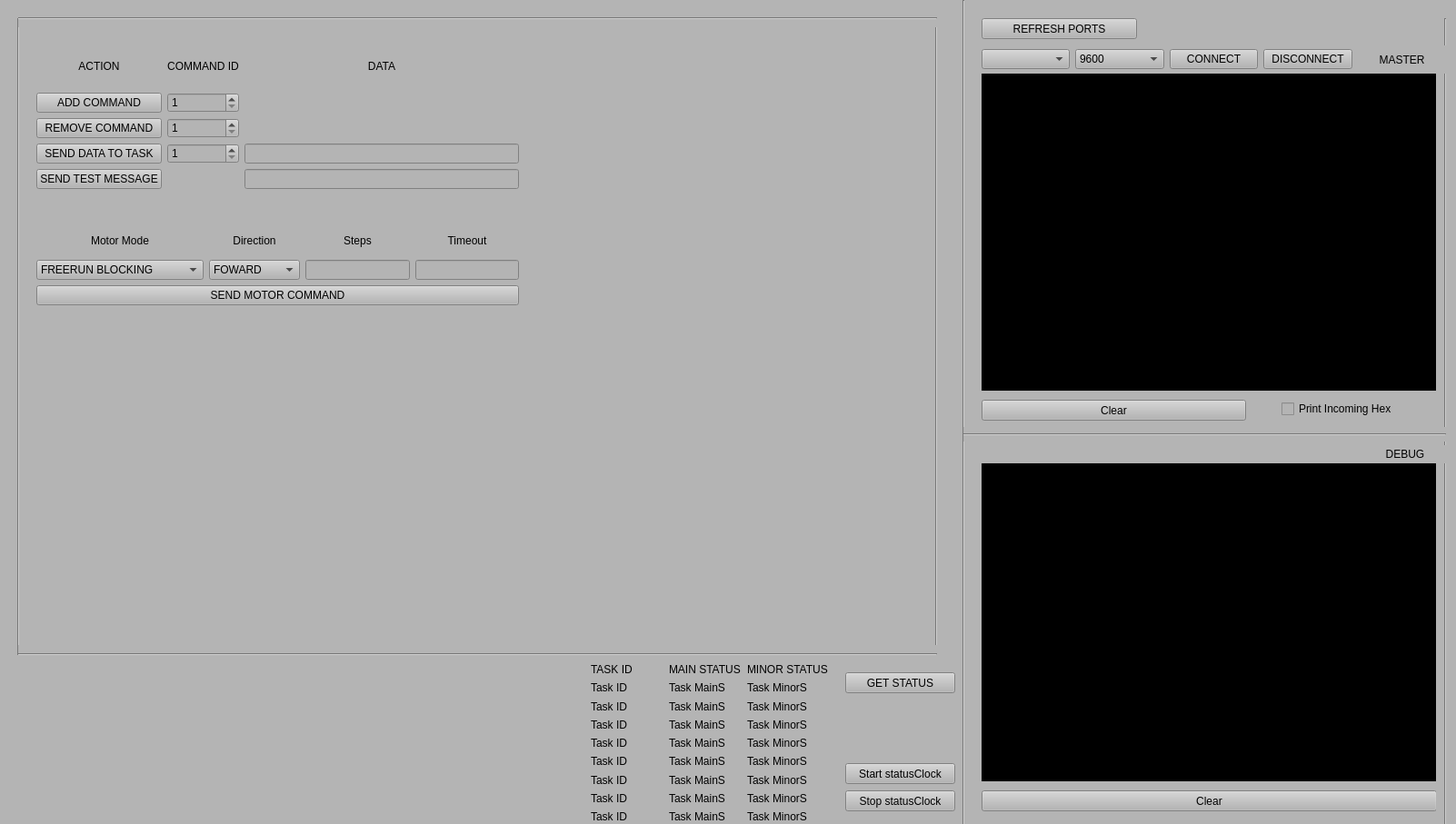
<?xml version="1.0" encoding="UTF-8"?>
<ui version="4.0">
 <class>Form</class>
 <widget class="QWidget" name="Form">
  <property name="geometry">
   <rect>
    <x>0</x>
    <y>0</y>
    <width>1602</width>
    <height>907</height>
   </rect>
  </property>
  <property name="windowTitle">
   <string>Form</string>
  </property>
  <property name="styleSheet">
   <string notr="true">background-color: rgb(180, 180, 180);</string>
  </property>
  <widget class="QTextEdit" name="MainMessages">
   <property name="geometry">
    <rect>
     <x>1080</x>
     <y>80</y>
     <width>500</width>
     <height>350</height>
    </rect>
   </property>
   <property name="styleSheet">
    <string notr="true">background-color: rgb(0, 0, 0);</string>
   </property>
   <property name="readOnly">
    <bool>false</bool>
   </property>
  </widget>
  <widget class="QTextEdit" name="DebugMessages">
   <property name="geometry">
    <rect>
     <x>1080</x>
     <y>510</y>
     <width>500</width>
     <height>350</height>
    </rect>
   </property>
   <property name="styleSheet">
    <string notr="true">background-color: rgb(0, 0, 0);</string>
   </property>
  </widget>
  <widget class="QPushButton" name="PbClearMaster">
   <property name="geometry">
    <rect>
     <x>1080</x>
     <y>440</y>
     <width>291</width>
     <height>23</height>
    </rect>
   </property>
   <property name="styleSheet">
    <string notr="true">font: 75 12pt &quot;MS Shell Dlg 2&quot;;</string>
   </property>
   <property name="text">
    <string>Clear</string>
   </property>
  </widget>
  <widget class="QPushButton" name="PbClearDebug">
   <property name="geometry">
    <rect>
     <x>1080</x>
     <y>870</y>
     <width>501</width>
     <height>23</height>
    </rect>
   </property>
   <property name="styleSheet">
    <string notr="true">font: 75 12pt &quot;MS Shell Dlg 2&quot;;</string>
   </property>
   <property name="text">
    <string>Clear</string>
   </property>
  </widget>
  <widget class="Line" name="line_2">
   <property name="geometry">
    <rect>
     <x>1050</x>
     <y>0</y>
     <width>20</width>
     <height>911</height>
    </rect>
   </property>
   <property name="orientation">
    <enum>Qt::Vertical</enum>
   </property>
  </widget>
  <widget class="Line" name="line_3">
   <property name="geometry">
    <rect>
     <x>1580</x>
     <y>20</y>
     <width>20</width>
     <height>911</height>
    </rect>
   </property>
   <property name="orientation">
    <enum>Qt::Vertical</enum>
   </property>
  </widget>
  <widget class="Line" name="line_4">
   <property name="geometry">
    <rect>
     <x>1020</x>
     <y>20</y>
     <width>21</width>
     <height>701</height>
    </rect>
   </property>
   <property name="orientation">
    <enum>Qt::Vertical</enum>
   </property>
  </widget>
  <widget class="Line" name="line_5">
   <property name="geometry">
    <rect>
     <x>10</x>
     <y>20</y>
     <width>21</width>
     <height>701</height>
    </rect>
   </property>
   <property name="orientation">
    <enum>Qt::Vertical</enum>
   </property>
  </widget>
  <widget class="Line" name="line_6">
   <property name="geometry">
    <rect>
     <x>20</x>
     <y>10</y>
     <width>1011</width>
     <height>20</height>
    </rect>
   </property>
   <property name="orientation">
    <enum>Qt::Horizontal</enum>
   </property>
  </widget>
  <widget class="Line" name="line_7">
   <property name="geometry">
    <rect>
     <x>20</x>
     <y>710</y>
     <width>1011</width>
     <height>20</height>
    </rect>
   </property>
   <property name="orientation">
    <enum>Qt::Horizontal</enum>
   </property>
  </widget>
  <widget class="QStackedWidget" name="Pages">
   <property name="geometry">
    <rect>
     <x>30</x>
     <y>30</y>
     <width>991</width>
     <height>681</height>
    </rect>
   </property>
   <property name="currentIndex">
    <number>0</number>
   </property>
   <widget class="QWidget" name="page">
    <widget class="QWidget" name="gridLayoutWidget">
     <property name="geometry">
      <rect>
       <x>10</x>
       <y>20</y>
       <width>531</width>
       <height>158</height>
      </rect>
     </property>
     <layout class="QGridLayout" name="gridLayout">
      <item row="1" column="1">
       <widget class="QSpinBox" name="SbIdAdd">
        <property name="styleSheet">
         <string notr="true">font: 75 12pt &quot;MS Shell Dlg 2&quot;;</string>
        </property>
        <property name="minimum">
         <number>1</number>
        </property>
        <property name="maximum">
         <number>254</number>
        </property>
       </widget>
      </item>
      <item row="0" column="2">
       <widget class="QLabel" name="label_5">
        <property name="styleSheet">
         <string notr="true">font: 75 12pt &quot;MS Shell Dlg 2&quot;;</string>
        </property>
        <property name="text">
         <string>DATA</string>
        </property>
        <property name="alignment">
         <set>Qt::AlignCenter</set>
        </property>
       </widget>
      </item>
      <item row="0" column="1">
       <widget class="QLabel" name="label_4">
        <property name="styleSheet">
         <string notr="true">font: 75 12pt &quot;MS Shell Dlg 2&quot;;</string>
        </property>
        <property name="text">
         <string>COMMAND ID</string>
        </property>
        <property name="alignment">
         <set>Qt::AlignCenter</set>
        </property>
       </widget>
      </item>
      <item row="0" column="0">
       <widget class="QLabel" name="label_3">
        <property name="styleSheet">
         <string notr="true">font: 75 12pt &quot;MS Shell Dlg 2&quot;;</string>
        </property>
        <property name="text">
         <string>ACTION</string>
        </property>
        <property name="alignment">
         <set>Qt::AlignCenter</set>
        </property>
       </widget>
      </item>
      <item row="4" column="0">
       <widget class="QPushButton" name="PbSendTest">
        <property name="styleSheet">
         <string notr="true">font: 75 12pt &quot;MS Shell Dlg 2&quot;;</string>
        </property>
        <property name="text">
         <string>SEND TEST MESSAGE</string>
        </property>
       </widget>
      </item>
      <item row="2" column="1">
       <widget class="QSpinBox" name="SbIdRemove">
        <property name="styleSheet">
         <string notr="true">font: 75 12pt &quot;MS Shell Dlg 2&quot;;</string>
        </property>
        <property name="minimum">
         <number>1</number>
        </property>
        <property name="maximum">
         <number>254</number>
        </property>
       </widget>
      </item>
      <item row="1" column="0">
       <widget class="QPushButton" name="PbAddCommand">
        <property name="styleSheet">
         <string notr="true">font: 75 12pt &quot;MS Shell Dlg 2&quot;;</string>
        </property>
        <property name="text">
         <string>ADD COMMAND</string>
        </property>
       </widget>
      </item>
      <item row="4" column="2">
       <widget class="QLineEdit" name="LeDataTest">
        <property name="styleSheet">
         <string notr="true">font: 75 12pt &quot;MS Shell Dlg 2&quot;;</string>
        </property>
       </widget>
      </item>
      <item row="2" column="0">
       <widget class="QPushButton" name="PbDeleteCommand">
        <property name="styleSheet">
         <string notr="true">font: 75 12pt &quot;MS Shell Dlg 2&quot;;</string>
        </property>
        <property name="text">
         <string>REMOVE COMMAND</string>
        </property>
       </widget>
      </item>
      <item row="3" column="0">
       <widget class="QPushButton" name="PbSendDataToTask">
        <property name="styleSheet">
         <string notr="true">font: 75 12pt &quot;MS Shell Dlg 2&quot;;</string>
        </property>
        <property name="text">
         <string>SEND DATA TO TASK</string>
        </property>
       </widget>
      </item>
      <item row="3" column="2">
       <widget class="QLineEdit" name="LeDataToTask">
        <property name="styleSheet">
         <string notr="true">font: 75 12pt &quot;MS Shell Dlg 2&quot;;</string>
        </property>
       </widget>
      </item>
      <item row="3" column="1">
       <widget class="QSpinBox" name="SbIdSendData">
        <property name="styleSheet">
         <string notr="true">font: 75 12pt &quot;MS Shell Dlg 2&quot;;</string>
        </property>
        <property name="minimum">
         <number>1</number>
        </property>
        <property name="maximum">
         <number>254</number>
        </property>
       </widget>
      </item>
     </layout>
    </widget>
    <widget class="QWidget" name="gridLayoutWidget_3">
     <property name="geometry">
      <rect>
       <x>10</x>
       <y>219</y>
       <width>531</width>
       <height>87</height>
      </rect>
     </property>
     <layout class="QGridLayout" name="gridLayout_3">
      <item row="1" column="0">
       <widget class="QComboBox" name="CbMotorMode">
        <property name="styleSheet">
         <string notr="true">font: 75 12pt &quot;MS Shell Dlg 2&quot;;</string>
        </property>
        <item>
         <property name="text">
          <string>FREERUN BLOCKING</string>
         </property>
        </item>
        <item>
         <property name="text">
          <string>FREERUN NON BLOCKING</string>
         </property>
        </item>
        <item>
         <property name="text">
          <string>STEP BLOCKING</string>
         </property>
        </item>
        <item>
         <property name="text">
          <string>STEP NONBLOCKING</string>
         </property>
        </item>
       </widget>
      </item>
      <item row="1" column="1">
       <widget class="QComboBox" name="CbMotorDirection">
        <property name="styleSheet">
         <string notr="true">font: 75 12pt &quot;MS Shell Dlg 2&quot;;</string>
        </property>
        <item>
         <property name="text">
          <string>FOWARD</string>
         </property>
        </item>
        <item>
         <property name="text">
          <string>BACKWARD</string>
         </property>
        </item>
       </widget>
      </item>
      <item row="1" column="2">
       <widget class="QLineEdit" name="LeMotorSteps">
        <property name="styleSheet">
         <string notr="true">font: 75 12pt &quot;MS Shell Dlg 2&quot;;</string>
        </property>
       </widget>
      </item>
      <item row="1" column="3">
       <widget class="QLineEdit" name="LeMotorTimeout">
        <property name="styleSheet">
         <string notr="true">font: 75 12pt &quot;MS Shell Dlg 2&quot;;</string>
        </property>
       </widget>
      </item>
      <item row="0" column="1">
       <widget class="QLabel" name="label_10">
        <property name="styleSheet">
         <string notr="true">font: 75 12pt &quot;MS Shell Dlg 2&quot;;</string>
        </property>
        <property name="text">
         <string>Direction</string>
        </property>
        <property name="alignment">
         <set>Qt::AlignCenter</set>
        </property>
       </widget>
      </item>
      <item row="0" column="3">
       <widget class="QLabel" name="label_12">
        <property name="styleSheet">
         <string notr="true">font: 75 12pt &quot;MS Shell Dlg 2&quot;;</string>
        </property>
        <property name="text">
         <string>Timeout</string>
        </property>
        <property name="alignment">
         <set>Qt::AlignCenter</set>
        </property>
       </widget>
      </item>
      <item row="0" column="0">
       <widget class="QLabel" name="label_9">
        <property name="styleSheet">
         <string notr="true">font: 75 12pt &quot;MS Shell Dlg 2&quot;;</string>
        </property>
        <property name="text">
         <string>Motor Mode</string>
        </property>
        <property name="alignment">
         <set>Qt::AlignCenter</set>
        </property>
       </widget>
      </item>
      <item row="0" column="2">
       <widget class="QLabel" name="label_11">
        <property name="styleSheet">
         <string notr="true">font: 75 12pt &quot;MS Shell Dlg 2&quot;;</string>
        </property>
        <property name="text">
         <string>Steps</string>
        </property>
        <property name="alignment">
         <set>Qt::AlignCenter</set>
        </property>
       </widget>
      </item>
      <item row="2" column="0" colspan="4">
       <widget class="QPushButton" name="PbSendMotorCommand">
        <property name="styleSheet">
         <string notr="true">font: 75 12pt &quot;MS Shell Dlg 2&quot;;</string>
        </property>
        <property name="text">
         <string>SEND MOTOR COMMAND</string>
        </property>
       </widget>
      </item>
     </layout>
    </widget>
   </widget>
   <widget class="QWidget" name="page_2"/>
  </widget>
  <widget class="QPushButton" name="PbGetStatus">
   <property name="geometry">
    <rect>
     <x>930</x>
     <y>740</y>
     <width>121</width>
     <height>23</height>
    </rect>
   </property>
   <property name="styleSheet">
    <string notr="true">font: 75 12pt &quot;MS Shell Dlg 2&quot;;</string>
   </property>
   <property name="text">
    <string>GET STATUS</string>
   </property>
  </widget>
  <widget class="QWidget" name="horizontalLayoutWidget_2">
   <property name="geometry">
    <rect>
     <x>1080</x>
     <y>50</y>
     <width>511</width>
     <height>31</height>
    </rect>
   </property>
   <layout class="QHBoxLayout" name="horizontalLayout_2">
    <item>
     <widget class="QComboBox" name="CbComMaster">
      <property name="styleSheet">
       <string notr="true">font: 75 12pt &quot;MS Shell Dlg 2&quot;;</string>
      </property>
     </widget>
    </item>
    <item>
     <widget class="QComboBox" name="CbBaudMaster">
      <property name="styleSheet">
       <string notr="true">font: 75 12pt &quot;MS Shell Dlg 2&quot;;</string>
      </property>
      <item>
       <property name="text">
        <string>9600</string>
       </property>
      </item>
      <item>
       <property name="text">
        <string>115200</string>
       </property>
      </item>
     </widget>
    </item>
    <item>
     <widget class="QPushButton" name="PbConnectMaster">
      <property name="styleSheet">
       <string notr="true">font: 75 12pt &quot;MS Shell Dlg 2&quot;;</string>
      </property>
      <property name="text">
       <string>CONNECT</string>
      </property>
     </widget>
    </item>
    <item>
     <widget class="QPushButton" name="PbDisconnectMaster">
      <property name="styleSheet">
       <string notr="true">font: 75 12pt &quot;MS Shell Dlg 2&quot;;</string>
      </property>
      <property name="text">
       <string>DISCONNECT</string>
      </property>
     </widget>
    </item>
    <item>
     <widget class="QLabel" name="label">
      <property name="styleSheet">
       <string notr="true">font: 75 12pt &quot;MS Shell Dlg 2&quot;;</string>
      </property>
      <property name="text">
       <string>MASTER</string>
      </property>
      <property name="alignment">
       <set>Qt::AlignCenter</set>
      </property>
     </widget>
    </item>
   </layout>
  </widget>
  <widget class="QPushButton" name="PbRefreshPorts">
   <property name="geometry">
    <rect>
     <x>1080</x>
     <y>20</y>
     <width>171</width>
     <height>23</height>
    </rect>
   </property>
   <property name="styleSheet">
    <string notr="true">font: 75 12pt &quot;MS Shell Dlg 2&quot;;</string>
   </property>
   <property name="text">
    <string>REFRESH PORTS</string>
   </property>
  </widget>
  <widget class="Line" name="line">
   <property name="geometry">
    <rect>
     <x>1060</x>
     <y>470</y>
     <width>531</width>
     <height>16</height>
    </rect>
   </property>
   <property name="orientation">
    <enum>Qt::Horizontal</enum>
   </property>
  </widget>
  <widget class="QLabel" name="label_2">
   <property name="geometry">
    <rect>
     <x>1500</x>
     <y>490</y>
     <width>92</width>
     <height>20</height>
    </rect>
   </property>
   <property name="styleSheet">
    <string notr="true">font: 75 12pt &quot;MS Shell Dlg 2&quot;;</string>
   </property>
   <property name="text">
    <string>DEBUG</string>
   </property>
   <property name="alignment">
    <set>Qt::AlignCenter</set>
   </property>
  </widget>
  <widget class="QCheckBox" name="CbPrintIncomingHex">
   <property name="geometry">
    <rect>
     <x>1410</x>
     <y>440</y>
     <width>161</width>
     <height>20</height>
    </rect>
   </property>
   <property name="styleSheet">
    <string notr="true">font: 75 12pt &quot;MS Shell Dlg 2&quot;;</string>
   </property>
   <property name="text">
    <string>Print Incoming Hex</string>
   </property>
  </widget>
  <widget class="QWidget" name="gridLayoutWidget_2">
   <property name="geometry">
    <rect>
     <x>650</x>
     <y>730</y>
     <width>261</width>
     <height>176</height>
    </rect>
   </property>
   <layout class="QGridLayout" name="gridLayout_2">
    <item row="5" column="0">
     <widget class="QLabel" name="TaskId_5">
      <property name="text">
       <string>Task ID</string>
      </property>
     </widget>
    </item>
    <item row="3" column="0">
     <widget class="QLabel" name="TaskId_3">
      <property name="text">
       <string>Task ID</string>
      </property>
     </widget>
    </item>
    <item row="0" column="2">
     <widget class="QLabel" name="label_8">
      <property name="text">
       <string>MINOR STATUS</string>
      </property>
     </widget>
    </item>
    <item row="4" column="0">
     <widget class="QLabel" name="TaskId_4">
      <property name="text">
       <string>Task ID</string>
      </property>
     </widget>
    </item>
    <item row="7" column="0">
     <widget class="QLabel" name="TaskId_7">
      <property name="text">
       <string>Task ID</string>
      </property>
     </widget>
    </item>
    <item row="0" column="1">
     <widget class="QLabel" name="label_7">
      <property name="text">
       <string>MAIN STATUS</string>
      </property>
     </widget>
    </item>
    <item row="6" column="0">
     <widget class="QLabel" name="TaskId_6">
      <property name="text">
       <string>Task ID</string>
      </property>
     </widget>
    </item>
    <item row="0" column="0">
     <widget class="QLabel" name="label_6">
      <property name="text">
       <string>TASK ID</string>
      </property>
     </widget>
    </item>
    <item row="2" column="0">
     <widget class="QLabel" name="TaskId_2">
      <property name="text">
       <string>Task ID</string>
      </property>
     </widget>
    </item>
    <item row="1" column="0">
     <widget class="QLabel" name="TaskId_1">
      <property name="text">
       <string>Task ID</string>
      </property>
     </widget>
    </item>
    <item row="8" column="0">
     <widget class="QLabel" name="TaskId_8">
      <property name="text">
       <string>Task ID</string>
      </property>
     </widget>
    </item>
    <item row="1" column="1">
     <widget class="QLabel" name="TaskMainStatus_1">
      <property name="text">
       <string>Task MainS</string>
      </property>
     </widget>
    </item>
    <item row="2" column="1">
     <widget class="QLabel" name="TaskMainStatus_2">
      <property name="text">
       <string>Task MainS</string>
      </property>
     </widget>
    </item>
    <item row="3" column="1">
     <widget class="QLabel" name="TaskMainStatus_3">
      <property name="text">
       <string>Task MainS</string>
      </property>
     </widget>
    </item>
    <item row="4" column="1">
     <widget class="QLabel" name="TaskMainStatus_4">
      <property name="text">
       <string>Task MainS</string>
      </property>
     </widget>
    </item>
    <item row="5" column="1">
     <widget class="QLabel" name="TaskMainStatus_5">
      <property name="text">
       <string>Task MainS</string>
      </property>
     </widget>
    </item>
    <item row="6" column="1">
     <widget class="QLabel" name="TaskMainStatus_6">
      <property name="text">
       <string>Task MainS</string>
      </property>
     </widget>
    </item>
    <item row="7" column="1">
     <widget class="QLabel" name="TaskMainStatus_7">
      <property name="text">
       <string>Task MainS</string>
      </property>
     </widget>
    </item>
    <item row="8" column="1">
     <widget class="QLabel" name="TaskMainStatus_8">
      <property name="text">
       <string>Task MainS</string>
      </property>
     </widget>
    </item>
    <item row="1" column="2">
     <widget class="QLabel" name="TaskMinorStatus_1">
      <property name="text">
       <string>Task MinorS</string>
      </property>
     </widget>
    </item>
    <item row="2" column="2">
     <widget class="QLabel" name="TaskMinorStatus_2">
      <property name="text">
       <string>Task MinorS</string>
      </property>
     </widget>
    </item>
    <item row="3" column="2">
     <widget class="QLabel" name="TaskMinorStatus_3">
      <property name="text">
       <string>Task MinorS</string>
      </property>
     </widget>
    </item>
    <item row="4" column="2">
     <widget class="QLabel" name="TaskMinorStatus_4">
      <property name="text">
       <string>Task MinorS</string>
      </property>
     </widget>
    </item>
    <item row="5" column="2">
     <widget class="QLabel" name="TaskMinorStatus_5">
      <property name="text">
       <string>Task MinorS</string>
      </property>
     </widget>
    </item>
    <item row="6" column="2">
     <widget class="QLabel" name="TaskMinorStatus_6">
      <property name="text">
       <string>Task MinorS</string>
      </property>
     </widget>
    </item>
    <item row="7" column="2">
     <widget class="QLabel" name="TaskMinorStatus_7">
      <property name="text">
       <string>Task MinorS</string>
      </property>
     </widget>
    </item>
    <item row="8" column="2">
     <widget class="QLabel" name="TaskMinorStatus_8">
      <property name="text">
       <string>Task MinorS</string>
      </property>
     </widget>
    </item>
   </layout>
  </widget>
  <widget class="QPushButton" name="PbGetStatus_2">
   <property name="geometry">
    <rect>
     <x>930</x>
     <y>840</y>
     <width>121</width>
     <height>23</height>
    </rect>
   </property>
   <property name="styleSheet">
    <string notr="true">font: 75 12pt &quot;MS Shell Dlg 2&quot;;</string>
   </property>
   <property name="text">
    <string>Start statusClock</string>
   </property>
  </widget>
  <widget class="QPushButton" name="PbGetStatus_3">
   <property name="geometry">
    <rect>
     <x>930</x>
     <y>870</y>
     <width>121</width>
     <height>23</height>
    </rect>
   </property>
   <property name="styleSheet">
    <string notr="true">font: 75 12pt &quot;MS Shell Dlg 2&quot;;</string>
   </property>
   <property name="text">
    <string>Stop statusClock</string>
   </property>
  </widget>
 </widget>
 <resources/>
 <connections/>
</ui>
